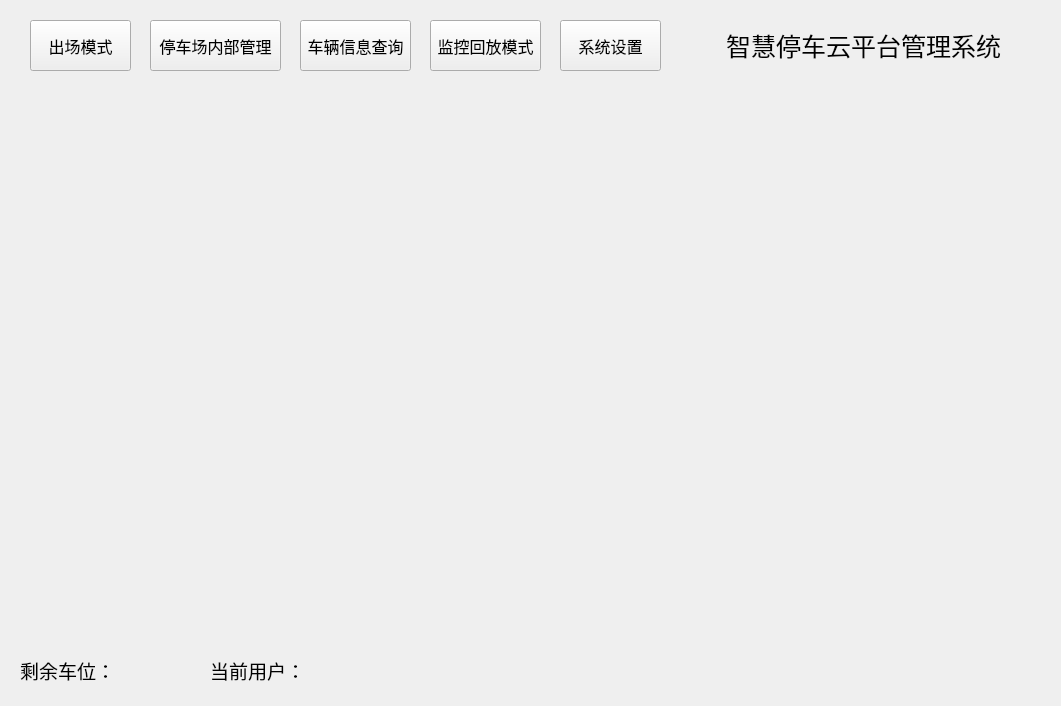
<?xml version="1.0" encoding="UTF-8"?>
<ui version="4.0">
 <class>Main_Interface</class>
 <widget class="QWidget" name="Main_Interface">
  <property name="geometry">
   <rect>
    <x>0</x>
    <y>0</y>
    <width>1061</width>
    <height>706</height>
   </rect>
  </property>
  <property name="windowTitle">
   <string>Form</string>
  </property>
  <widget class="QWidget" name="widget" native="true">
   <property name="geometry">
    <rect>
     <x>10</x>
     <y>10</y>
     <width>1041</width>
     <height>81</height>
    </rect>
   </property>
   <widget class="QPushButton" name="out_in_butt">
    <property name="enabled">
     <bool>true</bool>
    </property>
    <property name="geometry">
     <rect>
      <x>20</x>
      <y>10</y>
      <width>101</width>
      <height>51</height>
     </rect>
    </property>
    <property name="font">
     <font>
      <pointsize>12</pointsize>
     </font>
    </property>
    <property name="text">
     <string>出场模式</string>
    </property>
   </widget>
   <widget class="QLabel" name="label">
    <property name="geometry">
     <rect>
      <x>716</x>
      <y>20</y>
      <width>275</width>
      <height>31</height>
     </rect>
    </property>
    <property name="font">
     <font>
      <pointsize>19</pointsize>
     </font>
    </property>
    <property name="text">
     <string>智慧停车云平台管理系统</string>
    </property>
   </widget>
   <widget class="QPushButton" name="inside_butt">
    <property name="enabled">
     <bool>true</bool>
    </property>
    <property name="geometry">
     <rect>
      <x>140</x>
      <y>10</y>
      <width>131</width>
      <height>51</height>
     </rect>
    </property>
    <property name="font">
     <font>
      <pointsize>12</pointsize>
     </font>
    </property>
    <property name="text">
     <string>停车场内部管理</string>
    </property>
   </widget>
   <widget class="QPushButton" name="query_butt">
    <property name="enabled">
     <bool>true</bool>
    </property>
    <property name="geometry">
     <rect>
      <x>290</x>
      <y>10</y>
      <width>111</width>
      <height>51</height>
     </rect>
    </property>
    <property name="font">
     <font>
      <pointsize>12</pointsize>
     </font>
    </property>
    <property name="text">
     <string>车辆信息查询</string>
    </property>
   </widget>
   <widget class="QPushButton" name="playback_butt">
    <property name="enabled">
     <bool>true</bool>
    </property>
    <property name="geometry">
     <rect>
      <x>420</x>
      <y>10</y>
      <width>111</width>
      <height>51</height>
     </rect>
    </property>
    <property name="font">
     <font>
      <pointsize>12</pointsize>
     </font>
    </property>
    <property name="text">
     <string>监控回放模式</string>
    </property>
   </widget>
   <widget class="QPushButton" name="set_butt">
    <property name="enabled">
     <bool>true</bool>
    </property>
    <property name="geometry">
     <rect>
      <x>550</x>
      <y>10</y>
      <width>101</width>
      <height>51</height>
     </rect>
    </property>
    <property name="font">
     <font>
      <pointsize>12</pointsize>
     </font>
    </property>
    <property name="text">
     <string>系统设置</string>
    </property>
   </widget>
  </widget>
  <widget class="QWidget" name="widget_3" native="true">
   <property name="geometry">
    <rect>
     <x>10</x>
     <y>650</y>
     <width>1041</width>
     <height>41</height>
    </rect>
   </property>
   <property name="font">
    <font>
     <pointsize>14</pointsize>
    </font>
   </property>
   <widget class="QLabel" name="surplus_label">
    <property name="geometry">
     <rect>
      <x>10</x>
      <y>0</y>
      <width>181</width>
      <height>41</height>
     </rect>
    </property>
    <property name="text">
     <string>剩余车位：</string>
    </property>
   </widget>
   <widget class="QLabel" name="user_label">
    <property name="geometry">
     <rect>
      <x>200</x>
      <y>0</y>
      <width>281</width>
      <height>41</height>
     </rect>
    </property>
    <property name="text">
     <string>当前用户：</string>
    </property>
   </widget>
   <widget class="QLabel" name="time_label">
    <property name="geometry">
     <rect>
      <x>660</x>
      <y>0</y>
      <width>381</width>
      <height>41</height>
     </rect>
    </property>
    <property name="text">
     <string/>
    </property>
   </widget>
  </widget>
  <widget class="QStackedWidget" name="stackedWidget">
   <property name="geometry">
    <rect>
     <x>10</x>
     <y>100</y>
     <width>1041</width>
     <height>541</height>
    </rect>
   </property>
   <property name="currentIndex">
    <number>1</number>
   </property>
   <widget class="QWidget" name="page"/>
   <widget class="QWidget" name="page_2"/>
  </widget>
 </widget>
 <resources/>
 <connections/>
</ui>
